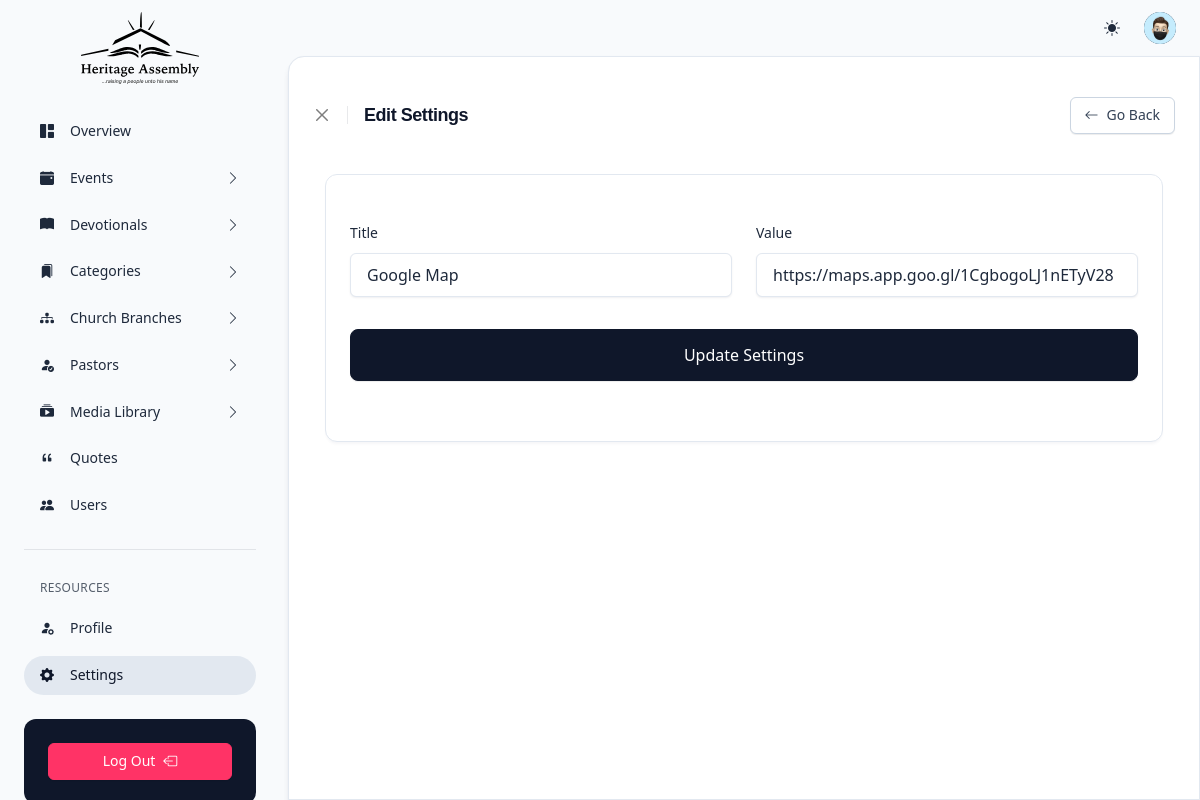
Page /edit-settings?id=5 (signed in) on the committed database.
### tables this page shows
CREATE TABLE `tbl_settings` (
  `id` int(11) NOT NULL,
  `title` varchar(100) NOT NULL,
  `value` varchar(255) NOT NULL,
  `dateCreated` datetime DEFAULT current_timestamp()
);

### edit-settings.php (the view, shortened to what this page needs)
<?php
    include "./components/header.php";
    require_once "./auth/update.php";
    $id = $_GET['id'];
    $select_query = "SELECT * FROM tbl_settings WHERE id='$id'";
    $result = mysqli_query($conn, $select_query);
    if (mysqli_num_rows($result) > 0) {
        while($row = mysqli_fetch_assoc($result)) {
            $title = $row['title'];
            $value = $row['value'];
        }
    }
?>
    <div class="d-flex flex-column flex-lg-row h-lg-100 gap-1">
        <?php include "./components/side-nav.php"; ?>
        <div class="flex-lg-fill overflow-x-auto ps-lg-1 vstack vh-lg-100 position-relative">
            <?php include "./components/topnav.php"; ?>
            <div class="flex-fill overflow-y-lg-auto scrollbar bg-body rounded-top-4 rounded-top-start-lg-4 rounded-top-end-lg-0 border-top border-lg shadow-2">
                <main class="container-fluid px-6 pb-10">
                    <header class="py-10">
                        <div class="row align-items-center">
                            <div class="col">
                                <div class="d-flex align-items-center gap-4">
                                    <div><button type="button" onclick="history.back()" class="btn-close text-xs" aria-label="Close"></button></div>
                                    <h1 class="h4 ls-tight">Edit Settings</h1>
                                </div>
                            </div>
                            <div class="col-auto d-none d-md-block">
                                <div class="hstack gap-2 justify-content-end">
                                    <button onclick="history.back()" class="btn d-inline-flex btn-sm btn-neutral"><span class="pe-2"><i class="bi bi-arrow-left"></i></span> <span>Go Back</span></button>
                                </div>
                            </div>
                        </div>
                    </header>
                    <div class="container">
                        <div class="card">
                            <div class="card-body pb-0">
                                <form class="row mb-5 mt-5" action="<?php echo htmlspecialchars($_SERVER["PHP_SELF"]); ?>" method="POST">
                                    <div class="col-sm-6 mb-3">
                                        <label class="form-label">Title</label>
                                        <input class="form-control" placeholder="Value" name="title" value="<?php echo $title; ?>" type="text">
                                    </div>
                                    <div class="col-sm-6 mb-3">
                                        <label class="form-label">Value</label>
                                        <input class="form-control" placeholder="Value" name="value" value="<?php echo $value; ?>" type="text">
                                    </div>
                                    <div class="mt-5 mb-10">
                                        <button type="submit" name="update_setting_btn" class="button btn w-100 btn-lg btn-dark" onclick="this.classList.toggle('button--loading')">
                                            <span class="button__text">Update Settings</span>
                                        </button>
                                    </div>
                                </form>
                            </div>
                        </div>
                    </div>
                </main>
            </div>
        </div>
    </div>
<?php include "./components/footer.php"; ?>

### assets/css/utility.css (style rules this page uses)
[class*=shadow] { transition: all .15s ease-in-out }
.overflow-x-auto { overflow-x: auto!important }
.d-flex { display: flex!important }
.d-inline-flex { display: inline-flex!important }
.d-none { display: none!important }
.shadow-2 { box-shadow: 0 6px 6px -1px rgba(10,22,70,.1),0 0 1px rgba(10,22,70,.06)!important }
.position-relative { position: relative!important }
.border-top { border-top: var(--x-border-width)var(--x-border-style)var(--x-border-color)!important }
.w-100 { width: 100%!important }
.flex-fill { flex: auto!important }
.flex-column { flex-direction: column!important }
.justify-content-end { justify-content: flex-end!important }
.align-items-center { align-items: center!important }
.mt-5 { margin-top: 1.25rem!important }
.mb-3 { margin-bottom: .75rem!important }
.mb-5 { margin-bottom: 1.25rem!important }
.mb-10 { margin-bottom: 2.5rem!important }
.px-6 { padding-left: 1.5rem!important; padding-right: 1.5rem!important }
.py-10 { padding-top: 2.5rem!important; padding-bottom: 2.5rem!important }
.pe-2 { padding-right: .5rem!important }
.pb-0 { padding-bottom: 0!important }
.pb-10 { padding-bottom: 2.5rem!important }
.gap-1 { gap: .25rem!important }
.gap-2 { gap: .5rem!important }
.gap-4 { gap: 1rem!important }
.bg-body { --x-bg-opacity: 1; background-color: rgba(var(--x-body-bg-rgb),var(--x-bg-opacity))!important }
.bg-body-tertiary { --x-bg-opacity: 1; background-color: rgba(var(--x-tertiary-bg-rgb),var(--x-bg-opacity))!important }
.rounded-top-4 { border-top-left-radius: 1rem!important; border-top-right-radius: 1rem!important }
.text-xs { font-size: .75rem!important }
.ls-tight { letter-spacing: -.025em!important }
@media (min-width: 768px) { .d-md-block { display:block!important } }
@media (min-width: 992px) { .overflow-y-lg-auto { overflow-y:auto!important } }
@media (min-width: 992px) { .border-lg { border: var(--x-border-width)var(--x-border-style)var(--x-border-color)!important } }
@media (min-width: 992px) { .h-lg-100 { height: 100%!important } }
@media (min-width: 992px) { .vh-lg-100 { height: 100vh!important } }
@media (min-width: 992px) { .flex-lg-fill { flex: auto!important } }
@media (min-width: 992px) { .flex-lg-row { flex-direction: row!important } }
@media (min-width: 992px) { .ps-lg-1 { padding-left: .25rem!important } }
@media (min-width: 992px) { .rounded-top-start-lg-4 { border-top-left-radius: 1rem!important } }
@media (min-width: 992px) { .rounded-top-end-lg-0 { border-top-right-radius: 0!important } }

### assets/css/datatable.css (style rules this page uses)
:root { --dt-row-selected: 13, 110, 253; --dt-row-selected-text: 255, 255, 255; --dt-row-selected-link: 9, 10, 11; --dt-row-stripe: 0, 0, 0; --dt-row-hover: 0, 0, 0; --dt-column-ordering: 0, 0, 0; --dt-html-background: white }

### rows in the picture
tbl_settings: title "Google Map", value "https://maps.app.goo.gl/1CgbogoLJ1nETyV28"
